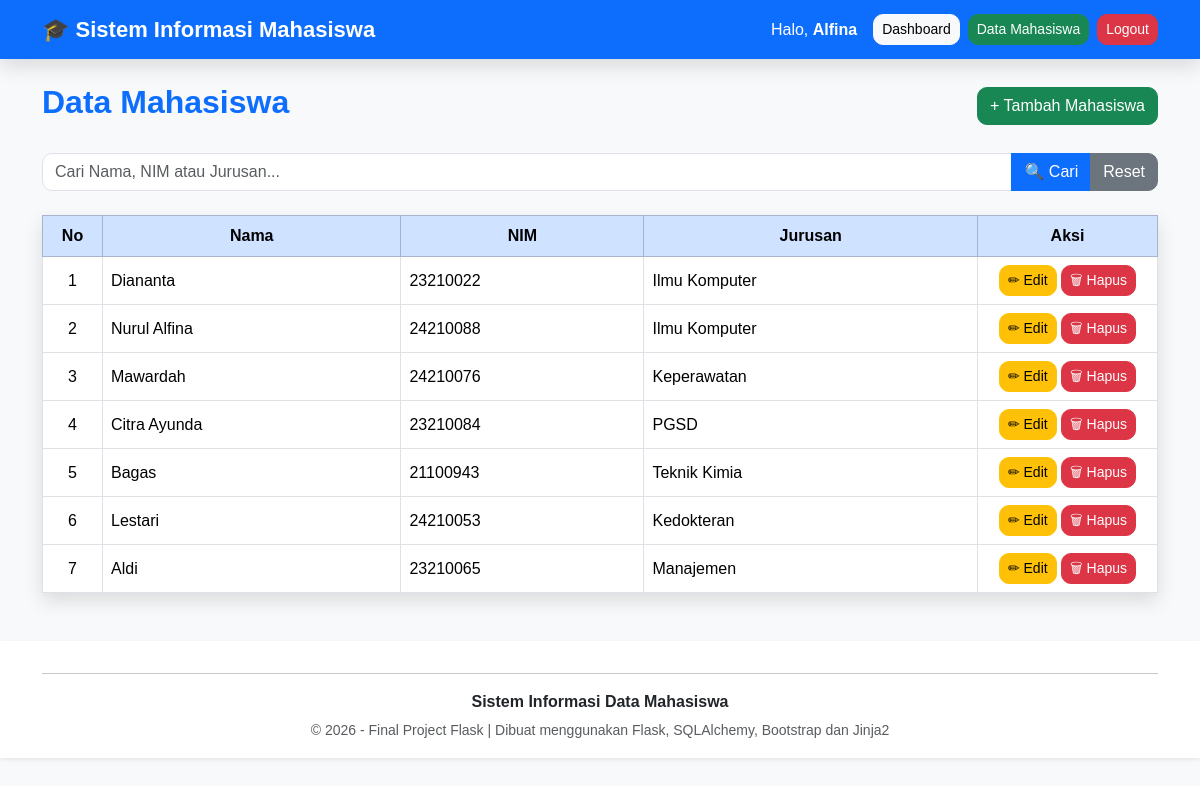
The app's page /mahasiswa (signed in) with its own data.
### models.py (models this page shows)
class User(UserMixin, db.Model):
    __tablename__ = "users"
    id = db.Column(db.Integer, primary_key=True)
    username = db.Column(db.String(100), unique=True, nullable=False)
    password = db.Column(db.String(255), nullable=False)

class Mahasiswa(db.Model):
    __tablename__ = "mahasiswa"
    id = db.Column(db.Integer, primary_key=True)
    nama = db.Column(db.String(100), nullable=False)
    nim = db.Column(db.String(30), unique=True, nullable=False)
    jurusan = db.Column(db.String(100), nullable=False)

### app.py (the view)
@app.route("/mahasiswa")
@login_required
def mahasiswa():
    keyword = request.args.get("keyword")
    if keyword:
        data = Mahasiswa.query.filter(
            Mahasiswa.nama.contains(keyword) |
            Mahasiswa.nim.contains(keyword) |
            Mahasiswa.jurusan.contains(keyword)
        ).all()
    else:
        data = Mahasiswa.query.all()
    return render_template(
        "mahasiswa.html",
        mahasiswa=data,
        keyword=keyword
    )

### app.py (called while the page is built)
@login_manager.user_loader
def load_user(user_id):
    return User.query.get(int(user_id))

### templates/mahasiswa.html (shortened to what this page needs)
{% extends "base.html" %}
{% block content %}
<div class="d-flex justify-content-between align-items-center mb-4">
    <h2 class="text-primary fw-bold">
        Data Mahasiswa
    </h2>
    <a href="{{ url_for('tambah') }}"
       class="btn btn-success">
        + Tambah Mahasiswa
    </a>
</div>
<form method="GET"
      action="{{ url_for('mahasiswa') }}"
      class="mb-4">
    <div class="input-group">
        <input
            type="text"
            name="keyword"
            class="form-control"
            placeholder="Cari Nama, NIM atau Jurusan..."
            value="{{ keyword if keyword else '' }}">
        <button
            type="submit"
            class="btn btn-primary">
            🔍 Cari
        </button>
        <a href="{{ url_for('mahasiswa') }}"
           class="btn btn-secondary">
            Reset
        </a>
    </div>
</form>
<table class="table table-hover table-bordered shadow">
    <thead class="table-primary text-center">
        <tr>
            <th width="60">No</th>
            <th>Nama</th>
            <th>NIM</th>
            <th>Jurusan</th>
            <th width="180">Aksi</th>
        </tr>
    </thead>
    <tbody>
        {% if mahasiswa %}
            {% for mhs in mahasiswa %}
            <tr>
                <td class="text-center">
                    {{ loop.index }}
                </td>
                <td>
                    {{ mhs.nama }}
                </td>
                <td>
                    {{ mhs.nim }}
                </td>
                <td>
                    {{ mhs.jurusan }}
                </td>
                <td class="text-center">
                    <a href="{{ url_for('edit', id=mhs.id) }}"
                       class="btn btn-warning btn-sm">
                        ✏ Edit
                    </a>
                    <a href="{{ url_for('hapus', id=mhs.id) }}"
                       class="btn btn-danger btn-sm"
                       onclick="return confirm('Yakin ingin menghapus data ini?')">
                        🗑 Hapus
                    </a>
                </td>
            </tr>
            {% endfor %}
        {% else %}
            <tr>
                <td colspan="5" class="text-center">
                    Tidak ada data mahasiswa.
                </td>
            </tr>
        {% endif %}
    </tbody>
</table>
{% endblock %}

### templates/base.html (shortened to what this page needs)
<!DOCTYPE html>
<html lang="id">
<head>
    <link href="https://cdn.jsdelivr.net/npm/bootstrap@5.3.7/dist/css/bootstrap.min.css" rel="stylesheet">
    <link rel="stylesheet" href="{{ url_for('static', filename='css/style.css') }}">
</head>
<body class="bg-light">
<nav class="navbar navbar-expand-lg navbar-dark bg-primary shadow">
    <div class="container">
        <a class="navbar-brand fw-bold"
           href="{{ url_for('home') }}">
            🎓 Sistem Informasi Mahasiswa
        </a>
        {% if current_user.is_authenticated %}
        <div class="d-flex align-items-center">
            <span class="text-white me-3">
                Halo, <strong>{{ current_user.username }}</strong>
            </span>
            <a href="{{ url_for('home') }}"
               class="btn btn-light btn-sm me-2">
                Dashboard
            </a>
            <a href="{{ url_for('mahasiswa') }}"
               class="btn btn-success btn-sm me-2">
                Data Mahasiswa
            </a>
            <a href="{{ url_for('logout') }}"
               class="btn btn-danger btn-sm">
                Logout
            </a>
        </div>
        {% endif %}
    </div>
</nav>
<div class="container mt-4">
    {% block content %}
    {% endblock %}
</div>
<footer class="bg-white mt-5 shadow-sm">
    <div class="container text-center py-3">
        <hr>
        <p class="mb-1 fw-bold">
            Sistem Informasi Data Mahasiswa
        </p>
        <small class="text-muted">
            © 2026 - Final Project Flask | Dibuat menggunakan Flask, SQLAlchemy, Bootstrap dan Jinja2
        </small>
    </div>
</footer>
</body>
</html>

### templates/static/css/style.css (style rules this page uses)
body { background:#f4f6f9; font-family:Arial, Helvetica, sans-serif; }
.navbar { box-shadow:0 3px 10px rgba(0,0,0,.15); }
.navbar-brand { font-size:22px; font-weight:bold; }
.btn { border-radius:10px; transition:.3s; }
.form-control { border-radius:10px; }
.table { background:#ffffff; }
.table th { text-align:center; vertical-align:middle; }
.table td { vertical-align:middle; }
.shadow { box-shadow:0 8px 18px rgba(0,0,0,.12)!important; }
footer { background:#ffffff; }
footer p { margin-bottom:5px; font-weight:bold; }
h2 { font-weight:bold; }

### records on screen
User: username "Alfina"
Mahasiswa: nama "Diananta", nim "23210022", jurusan "Ilmu Komputer"
Mahasiswa: nama "Nurul Alfina", nim "24210088", jurusan "Ilmu Komputer"
Mahasiswa: nama "Mawardah", nim "24210076", jurusan "Keperawatan"
Mahasiswa: nama "Citra Ayunda", nim "23210084", jurusan "PGSD"
Mahasiswa: nama "Bagas", nim "21100943", jurusan "Teknik Kimia"
Mahasiswa: nama "Lestari", nim "24210053", jurusan "Kedokteran"
Mahasiswa: nama "Aldi", nim "23210065", jurusan "Manajemen"
